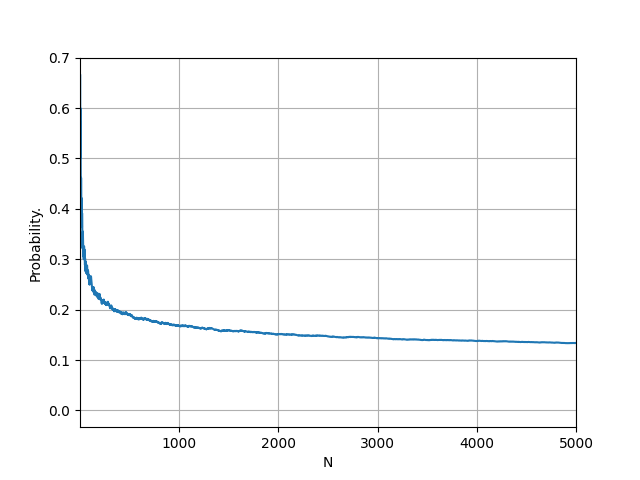

Write Python code to recreate this figure.
from numpy import *
from math import *
from matplotlib.pyplot import *


def Prime(N):
    P = []
    for p in range(0, N + 1):
        if p > 1:
            for a in range(2, p):
                if (p % a) == 0:
                    break
            else:
                P.append(p)
    P = list(dict.fromkeys(P))
    return P


def main():
    N = int(input("Enter Number: N = "))
    # primes = Prime(N)
    # print(primes)
    # natural = [i for i in range(1, N + 1)]
    # figure, axis = subplots(2, 1)
    # axis[0].stem(primes)
    # axis[1].stem(natural)
    # show()

    P = [] # Probability of number of primes in given range of natural numbers.
    for j in range(1, N + 1):
        primes = Prime(j)
        n = len(primes)
        p = n/j
        P.append(p)
    
    print("P = ", P)
    plot(P)
    xlim([1, N])
    ylabel("Probability.")
    xlabel("N")
    grid()
    savefig("primes.png")
    show()
    
    figure, axis = subplots(2, 2)
    axis[0, 0].plot(P[:20])
    axis[0, 1].plot(P[:50])
    axis[1, 0].plot(P[:500])
    axis[1, 1].plot(P)
    xlim([1, N])
    savefig("probability.png")
    show()



main()
